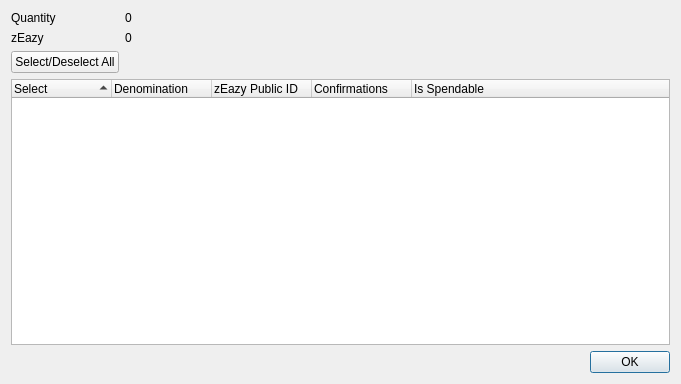
<?xml version="1.0" encoding="UTF-8"?>
<ui version="4.0">
 <class>ZEazyControlDialog</class>
 <widget class="QDialog" name="ZEazyControlDialog">
  <property name="geometry">
   <rect>
    <x>0</x>
    <y>0</y>
    <width>681</width>
    <height>384</height>
   </rect>
  </property>
  <property name="minimumSize">
   <size>
    <width>681</width>
    <height>384</height>
   </size>
  </property>
  <property name="windowTitle">
   <string>Select zEazy to Spend</string>
  </property>
  <layout class="QGridLayout" name="gridLayout">
   <item row="0" column="0">
    <layout class="QFormLayout" name="formLayout">
     <property name="sizeConstraint">
      <enum>QLayout::SetDefaultConstraint</enum>
     </property>
     <item row="0" column="0">
      <widget class="QLabel" name="labelQuantity">
       <property name="text">
        <string>Quantity</string>
       </property>
      </widget>
     </item>
     <item row="0" column="1">
      <widget class="QLabel" name="labelQuantity_int">
       <property name="text">
        <string>0</string>
       </property>
      </widget>
     </item>
     <item row="1" column="0">
      <widget class="QLabel" name="labelZEazy">
       <property name="text">
        <string>zEazy</string>
       </property>
      </widget>
     </item>
     <item row="1" column="1">
      <widget class="QLabel" name="labelZEazy_int">
       <property name="text">
        <string>0</string>
       </property>
      </widget>
     </item>
     <item row="2" column="0">
      <widget class="QPushButton" name="pushButtonAll">
       <property name="text">
        <string>Select/Deselect All</string>
       </property>
      </widget>
     </item>
    </layout>
   </item>
   <item row="1" column="0">
    <layout class="QVBoxLayout" name="verticalLayout">
     <item>
      <widget class="QTreeWidget" name="treeWidget">
       <property name="minimumSize">
        <size>
         <width>0</width>
         <height>250</height>
        </size>
       </property>
       <property name="alternatingRowColors">
        <bool>true</bool>
       </property>
       <property name="sortingEnabled">
        <bool>true</bool>
       </property>
       <property name="columnCount">
        <number>5</number>
       </property>
       <attribute name="headerDefaultSectionSize">
        <number>100</number>
       </attribute>
       <column>
        <property name="text">
         <string notr="true">Select</string>
        </property>
       </column>
       <column>
        <property name="text">
         <string notr="true">Denomination</string>
        </property>
       </column>
       <column>
        <property name="text">
         <string notr="true">zEazy Public ID</string>
        </property>
       </column>
       <column>
        <property name="text">
         <string notr="true">Confirmations</string>
        </property>
       </column>
       <column>
        <property name="text">
         <string>Is Spendable</string>
        </property>
       </column>
      </widget>
     </item>
     <item>
      <widget class="QDialogButtonBox" name="buttonBox">
       <property name="orientation">
        <enum>Qt::Horizontal</enum>
       </property>
       <property name="standardButtons">
        <set>QDialogButtonBox::Ok</set>
       </property>
      </widget>
     </item>
    </layout>
   </item>
  </layout>
 </widget>
 <resources/>
 <connections>
  <connection>
   <sender>buttonBox</sender>
   <signal>accepted()</signal>
   <receiver>ZEazyControlDialog</receiver>
   <slot>accept()</slot>
   <hints>
    <hint type="sourcelabel">
     <x>248</x>
     <y>254</y>
    </hint>
    <hint type="destinationlabel">
     <x>157</x>
     <y>274</y>
    </hint>
   </hints>
  </connection>
  <connection>
   <sender>buttonBox</sender>
   <signal>rejected()</signal>
   <receiver>ZEazyControlDialog</receiver>
   <slot>reject()</slot>
   <hints>
    <hint type="sourcelabel">
     <x>316</x>
     <y>260</y>
    </hint>
    <hint type="destinationlabel">
     <x>286</x>
     <y>274</y>
    </hint>
   </hints>
  </connection>
 </connections>
</ui>
